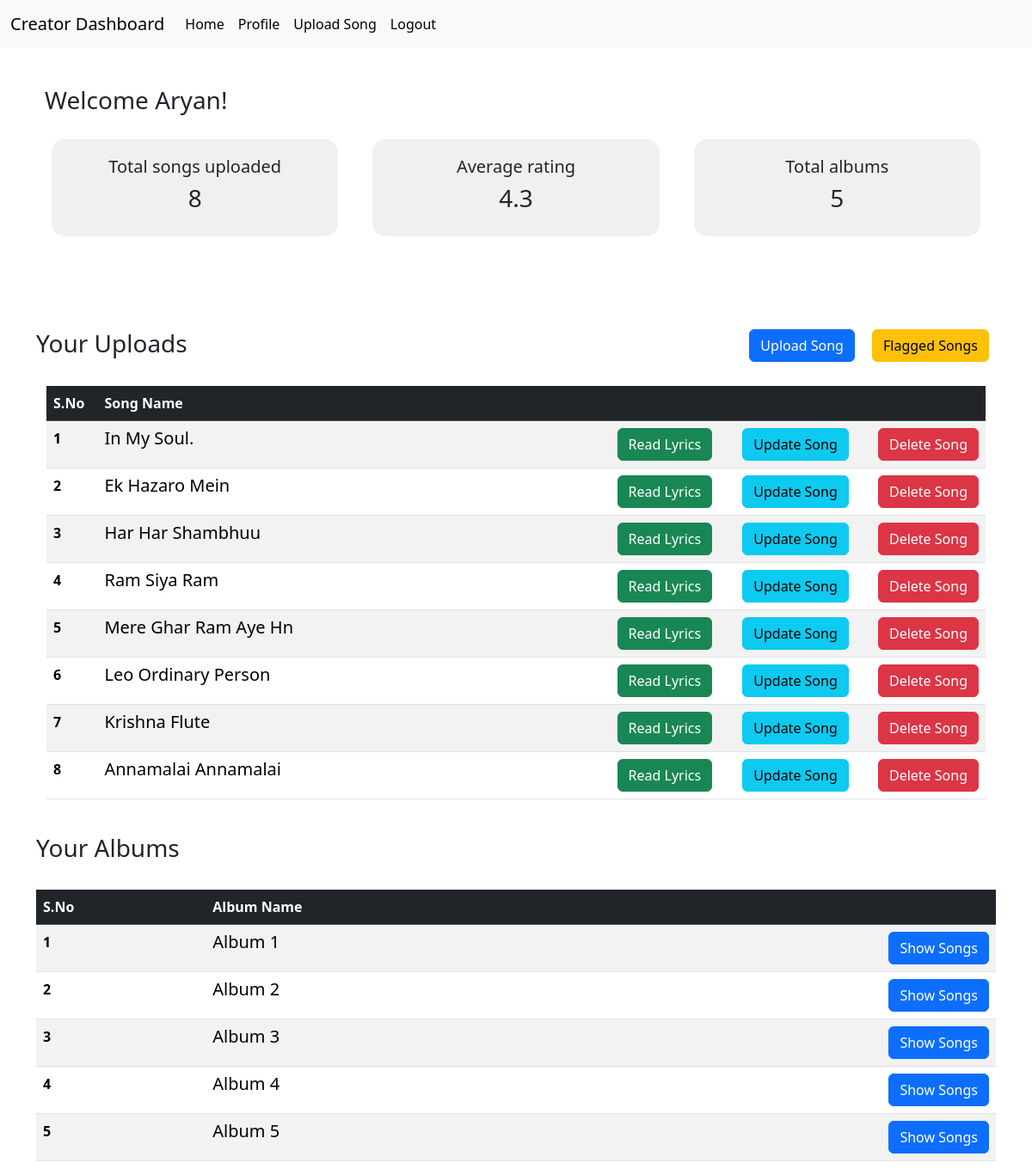
/creator_dashboard (signed in), run on the app's committed database.
### website/models.py (models this page shows)
class User(db.Model, UserMixin):
    __tablename__ = 'user'
    id = db.Column(db.Integer, primary_key=True, autoincrement=True)
    firstname = db.Column(db.String(80), nullable=False)
    lastname = db.Column(db.String(80), nullable=False)
    email = db.Column(db.String(120), unique=True, nullable=False)
    password = db.Column(db.String(256), nullable=False)
    user_type = db.Column(db.String(80), nullable=False)
    is_blacklisted = db.Column(db.Boolean, default=False)
    registration_date = db.Column(
        db.DateTime(timezone=True), default=func.now())
    songs = relationship('Song', back_populates='artist', lazy=True)
    albums = relationship('Album', back_populates='artist', lazy=True)
    ratings = relationship('Rating', back_populates='user', lazy=True)

class Song(db.Model):
    __tablename__ = 'song'
    id = db.Column(db.Integer, primary_key=True, autoincrement=True)
    title = db.Column(db.String(255), nullable=False)
    artist_id = db.Column(db.Integer, db.ForeignKey('user.id'), nullable=False)
    release_date = db.Column(db.Date, nullable=False)
    genre = db.Column(db.String(50), nullable=False)
    album_id = db.Column(db.Integer, db.ForeignKey('album.id'))
    file_path = db.Column(db.String(255), nullable=False)
    lyrics = db.Column(db.Text)
    upload_date = db.Column(db.DateTime(timezone=True), default=func.now())
    playlists = relationship('Playlist', secondary='playlist_songs', back_populates='songs', lazy=True)
    ratings = relationship('Rating', back_populates='song', lazy=True)
    album = db.relationship('Album',secondary='album_songs', back_populates='songs', lazy=True)
    artist = db.relationship('User', back_populates='songs', lazy=True)
    is_flagged = db.Column(db.Boolean, default=False)

class Album(db.Model):
    __tablename__ = 'album'
    id = db.Column(db.Integer, primary_key=True, autoincrement=True)
    title = db.Column(db.String(255), nullable=False)
    artist_id = db.Column(db.Integer, db.ForeignKey('user.id'), nullable=False)
    artist = db.relationship('User', back_populates='albums')
    songs = relationship('Song', secondary='album_songs',back_populates='album', lazy=True)

### website/controllers.py (the view)
@controllers.route('/creator_dashboard', methods=['GET', 'POST'])
@login_required
def creator_dashboard():
    creator_id = current_user.id
    total_songs_uploaded = Song.query.filter_by(artist_id=creator_id).count()
    total_albums = Album.query.filter_by(artist_id=creator_id).count()
    songs = Song.query.filter_by(artist_id=creator_id).all()
    all_albums = Album.query.filter_by(artist_id=current_user.id).all()
    all_ratings = Rating.query.join(Song).filter(
        Song.artist_id == creator_id).all()
    total_ratings = sum([rating.value for rating in all_ratings])
    average_rating = total_ratings / \
        len(all_ratings) if len(all_ratings) > 0 else 0
    return render_template('creator_dashboard.html', user=current_user, total_songs_uploaded=total_songs_uploaded, songs=songs, total_albums=total_albums, average_rating=average_rating, all_albums=all_albums)

### website/__init__.py (called while the page is built)
def create_app():
    app = Flask(__name__)
    app.config['SECRET_KEY'] = 'sjhfsdfkisjfdisnmf'
    app.config['SQLALCHEMY_DATABASE_URI'] = f'sqlite:///{DATABASE_NAME}'
    db.init_app(app)
    from .controllers import controllers
    from .auth import auth
    from .models import User
    app.register_blueprint(controllers, url_prefix='/')
    app.register_blueprint(auth, url_prefix='/')
    if not path.exists('instance/' + DATABASE_NAME):
        with app.app_context():
            db.create_all()
    login_manager = LoginManager()
    login_manager.login_view = 'auth.login'
    login_manager.init_app(app)
    @login_manager.user_loader
    def load_user(id):
        return User.query.get(int(id))
    return app

### website/templates/creator_dashboard.html (shortened to what this page needs)
<!DOCTYPE html>
<html lang="en">
<head>
  <link href="https://cdn.jsdelivr.net/npm/bootstrap@5.3.2/dist/css/bootstrap.min.css" rel="stylesheet"
 />
</head>
<body>
  <nav class="navbar navbar-expand-lg bg-body-tertiary ">
    <div class="container-fluid">
      <a class="navbar-brand" href="/creator_dashboard">Creator Dashboard</a>
      <div class="collapse navbar-collapse" id="navbarSupportedContent">
        <ul class="navbar-nav me-auto mb-2 mb-lg-0  ">
          <li class="nav-item">
            <a class="nav-link active" aria-current="page" href="/home">Home</a>
          </li>
          <li class="nav-item">
            <a class="nav-link active" aria-current="page" href="/profile">Profile</a>
          </li>
          <li class="nav-item">
            <a class="nav-link active" href="/upload_song">Upload Song</a>
          </li>
          <li class="nav-item">
            <a class="nav-link active" href="/logout">Logout</a>
          </li>
        </ul>
      </div>
    </div>
  </nav>
  <div class="rounded-div" style="background-color:rgb(255, 255, 255)">
    <div class="container">
      <h3>Welcome {{user.firstname}}!</h3>
    </div>
    <div class="container text-center">
      <div class="row">
        <div class="col-md rounded-div ">
          <h5>Total songs uploaded</h5>
          <h3>{{total_songs_uploaded}}</h3>
        </div>
        <div class="col-md rounded-div">
          <h5>Average rating</h5>
          <h3>{{ average_rating|round(1) }}</h3>
        </div>
        <div class="col-md rounded-div">
          <h5>Total albums</h5>
          <h3>{{total_albums}}</h3>
        </div>
      </div>
    </div>
  </div>
  <br><br>
  <div class="container ">
    <div class="row">
      <div class="col">
        <h3>Your Uploads</h3>
      </div>
      <div class="col text-end">
        <a href="/upload_song" class="btn btn-primary mx-2" role="button">Upload Song</a>
        <a href="/flagged_songs" class="btn btn-warning mx-2" role="button">Flagged Songs</a>
      </div>
    </div>
    <br>
    <div class="container">
      <table class="table table-striped table-hover">
        <thead class="table-dark">
          <tr>
            <th scope="col">S.No</th>
            <th scope="col">Song Name</th>
            <th scope="col"></th>
            <th scope="col"></th>
            <th scope="col"></th>
        </thead>
        <tbody>
          {% for song in songs %}
          <tr>
            <th scope="row">{{ loop.index }}</th>
            <td class="col">
              <h5>{{ song.title }}</h5><em>{{ song.artist_name }}</em>
            </td>
            <td class="col-5 text-end">
              <a href="{{url_for('controllers.read_lyrics', song_id=song.id)}}" class="btn btn-success"
                role="button">Read Lyrics</a>
            </td>
            <td class="col text-end">
              <a href="{{url_for('controllers.update_song', song_id=song.id)}}" class="btn btn-info"
                role="button">Update Song</a>
            </td>
            <td class="col text-end">
              <form action="{{ url_for('controllers.delete_song', song_id=song.id) }}" method="POST">
                <button type="submit" class="btn btn-danger">Delete Song</button>
              </form>
            </td>
          </tr>
          {% endfor %}
        </tbody>
      </table>
    </div>
  </div>
 <br>
  <div class="container">
    <div class="row">
        <div class="col">
          <h3>Your Albums</h3>
        </div>
    </div>
    <br>
    <table class="table table-striped table-hover">
      <thead class="table-dark">
        <tr>
          <th scope="col">S.No</th>
          <th scope="col">Album Name</th>
          <th scope="col"></th>
      </thead>
      <tbody>
        {% for album in all_albums %}
        <tr>
          <th scope="row">{{ loop.index }}</th>
          <td class="col">
            <h5>{{ album.title }}</h5>
          </td>
          <td class="col-5 text-end">
            <a href="{{ url_for('controllers.album_songs', album_id=album.id) }}" class="btn btn-primary mr-2">Show Songs</a>
          </td>
        </tr>
        {% endfor %}
      </tbody>
    </table>
  </div>
</body>

### website/templates/creator_dashboard.html (style rules this page uses)
.rounded-div { border-radius: 15px; padding: 20px; background-color: #f0f0f0; margin: 20px; }

### data on the page
User: firstname "Aryan"
Song: title "In My Soul."
Song: title "Ek Hazaro Mein"
Song: title "Har Har Shambhuu"
Song: title "Ram Siya Ram"
Song: title "Mere Ghar Ram Aye Hn"
Song: title "Leo Ordinary Person"
Song: title "Krishna Flute"
Song: title "Annamalai Annamalai"
Album: title "Album 1"
Album: title "Album 2"
Album: title "Album 3"
Album: title "Album 4"
Album: title "Album 5"

### other printed values
{{ total_songs_uploaded }} "8"
{{ average_rating|round(1) }} "4.3"
{{ total_albums }} "5"
